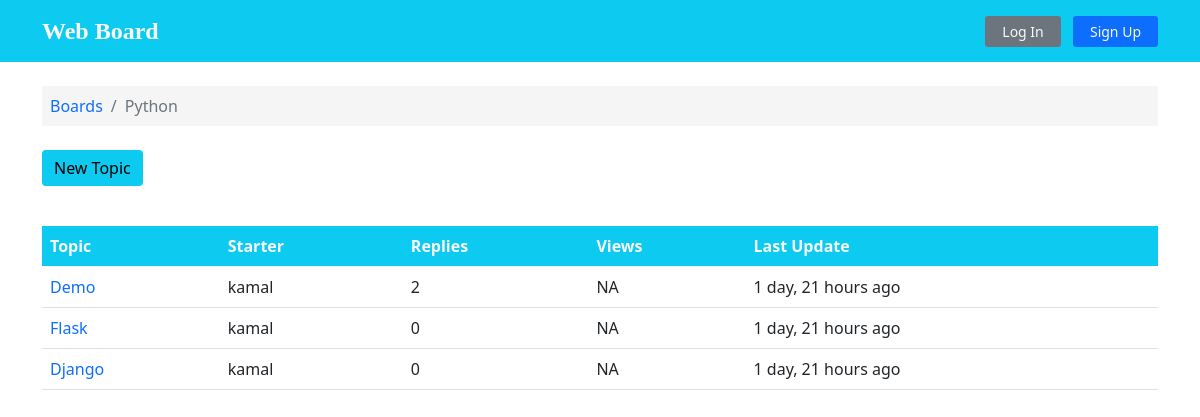
The page /Python/ on the database its author committed.
### boards/models.py (models this page shows, shortened)
class Board(models.Model):
    name = models.CharField(max_length=15, unique=True)
    description = models.CharField(max_length=200)

class Topic(models.Model):
    subject = models.CharField(max_length=99)
    created_at = models.DateTimeField(auto_now_add=True)
    board = models.ForeignKey(Board, on_delete=models.CASCADE, related_name='topics')
    starter = models.ForeignKey(User, on_delete= models.CASCADE, related_name='topics')
    message = models.TextField(max_length=250)
    def __str__(self):
        return self.subject
    def get_post_reply(self):
        return Post.objects.filter(topic__subject=self).count()-1

### boards/views.py (the view)
# urls.py: url(r'^(?P<board_name>[\w\-\@\#\_ ]+)add/$', views.submit_form, name='add-topic'),
def topic(request, board_name):
    topic_list = Topic.objects.filter(board__name = board_name).order_by('-created_at')
    topic_form = TopicForm()
    ctx = {'topics': topic_list, 'login_form':loginform, 'signup_form': signupform, 'topic_form':topic_form}
    return render(request, 'topic.html', ctx)

### boards/templatetags/custom_tags.py (called while the page is built)
def remove_slash(url):
    if 'add' in url:
        return url.replace('/add/','').replace('/','')
    return url.replace('/','')

### templates/topic.html (shortened to what this page needs)
{% extends 'base.html' %}
{% load custom_tags %}
{% load humanize %}
{% block content %}
<div class="container">
  <ol class="breadcrumb my-4 p-2" style="background-color: whitesmoke;">
    <li class="breadcrumb-item">  <a class="text-decoration-none" href="{% url 'boards:home' %}">Boards</a></li>
    <li class="breadcrumb-item active">{{ request.path|remove_slash  }}</li>
  </ol>
  {% if user.is_authenticated %}
  <button type="button" class="btn btn-info border-0" data-bs-toggle="modal" data-bs-target="#newtopic" >New Topic</button>
  {% else %}
  <button type="button"  data-bs-toggle="modal" data-bs-target="#login"  class="btn btn-info mb-3 ml-4 border-0">New Topic</button>
  {% endif %}
  {% if topics %}
  <table class="table mt-4">
    <thead class="thead-inverse bg-info text-light">
      <tr>
        <th>Topic</th>
        <th>Starter</th>
        <th>Replies</th>
        <th>Views</th>
        <th>Last Update</th>
      </tr>
    </thead>
    <tbody>
      {% for topic in topics %}
      <tr>
        <td>
          <a class="text-decoration-none"
          href="{% url 'boards:topic-post' topic.board.name topic.subject topic.pk %}">
            {{ topic.subject }}
          </a>
        </td>
        <td class="align-middle">{{ topic.starter.username }}</td>
        <td class="align-middle">{{topic.get_post_reply}}</td>
        <td>NA</td>
        <td>{{ topic.created_at|naturaltime}}</td>
      </tr>
      {% endfor %}
    </tbody>
  </table>
  {% else %}
  <large class="mt-4" style="display: flex; justify-content: center; align-items: center;">
    <em >No Topics yet.</em>
  </large>
  {% endif %}
  </div>
{% endblock %}

### rows shown on the page
Board: path|remove_slash "Python"
Topic: subject "Demo", starter.username "kamal", get_post_reply "2", created_at "1 day, 21 hours ago"
Topic: subject "Flask", starter.username "kamal", get_post_reply "0", created_at "1 day, 21 hours ago"
Topic: subject "Django", starter.username "kamal", get_post_reply "0", created_at "1 day, 21 hours ago"
